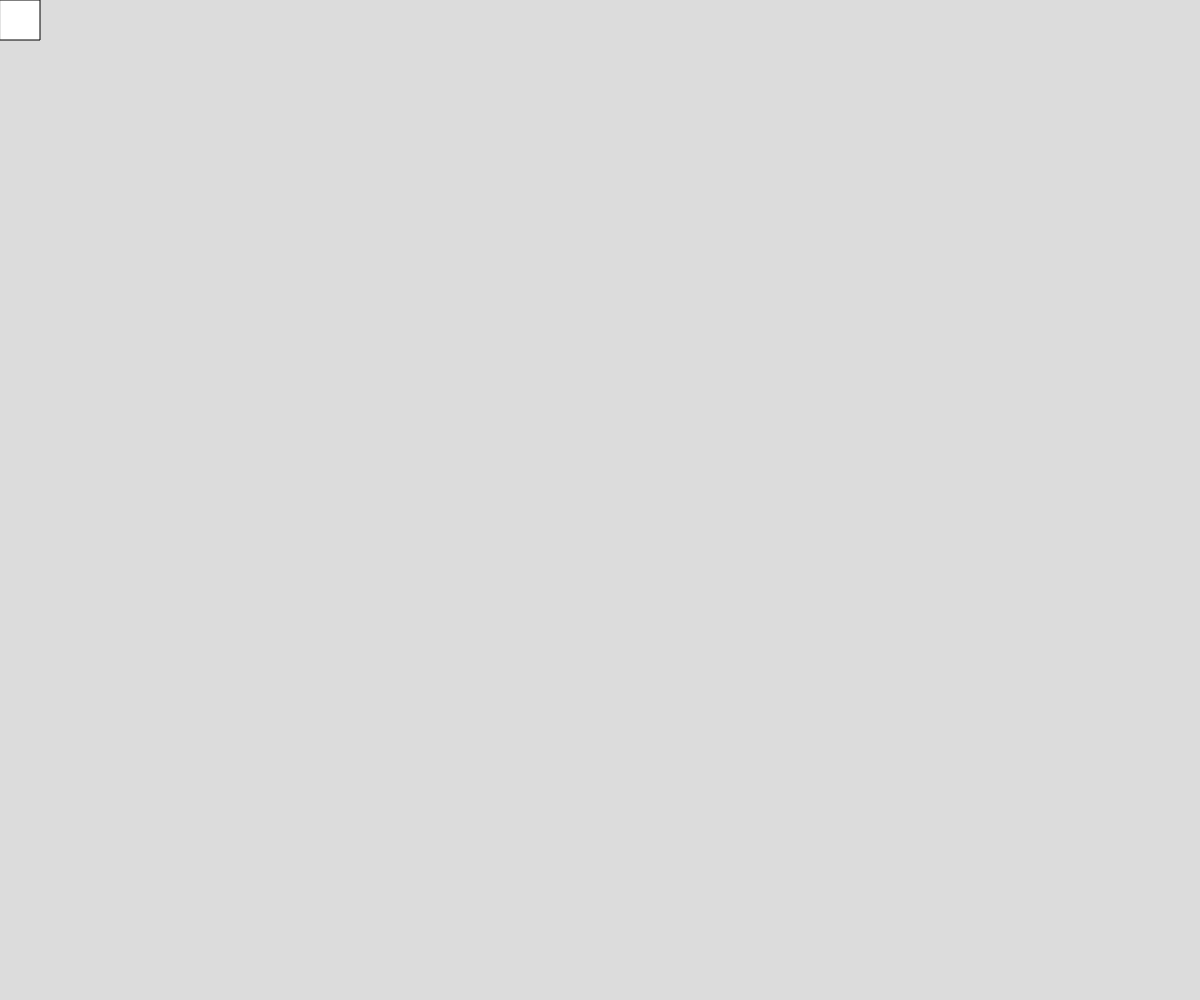
Frame 1 (no input)
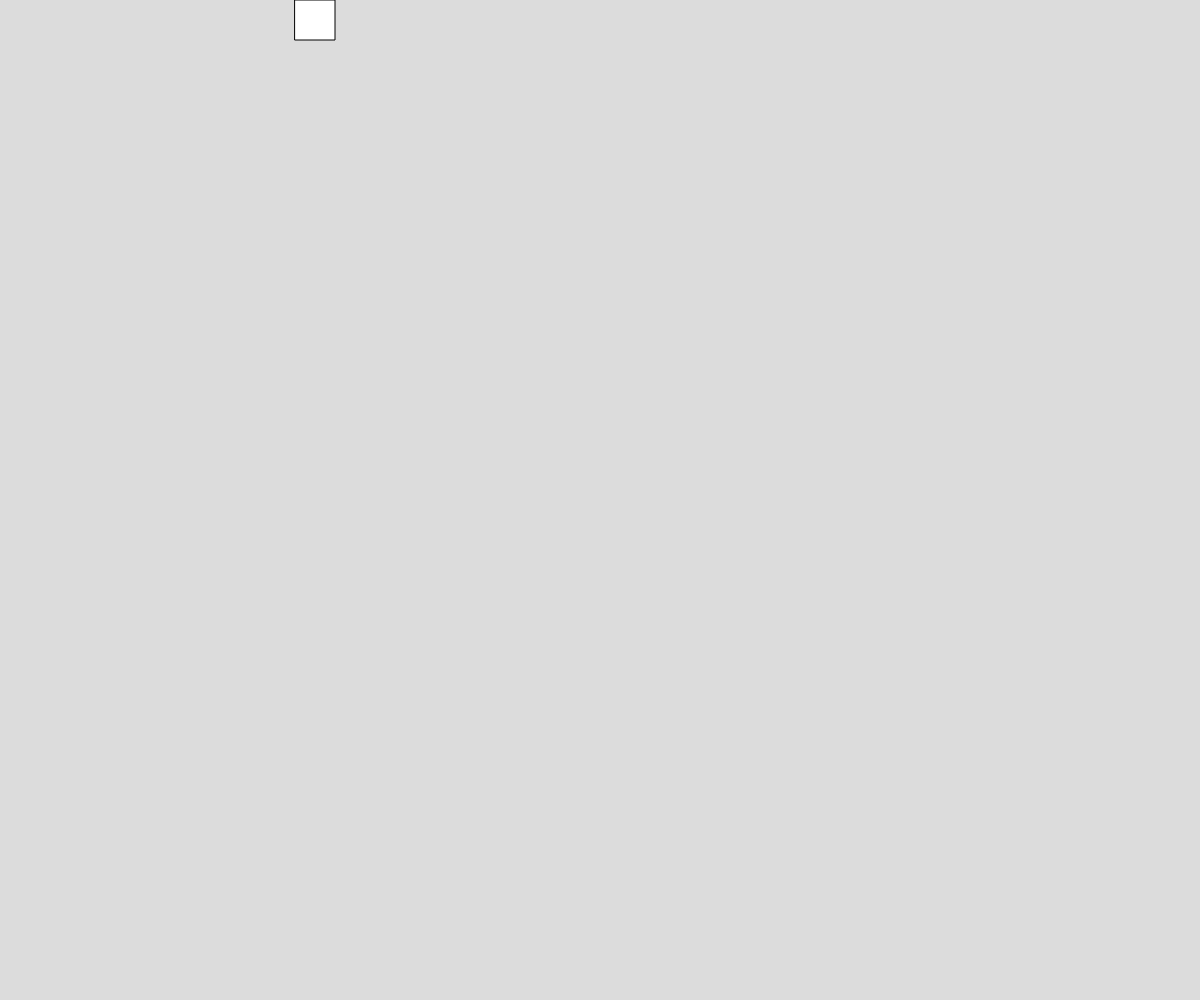
Frame 60 (no input)
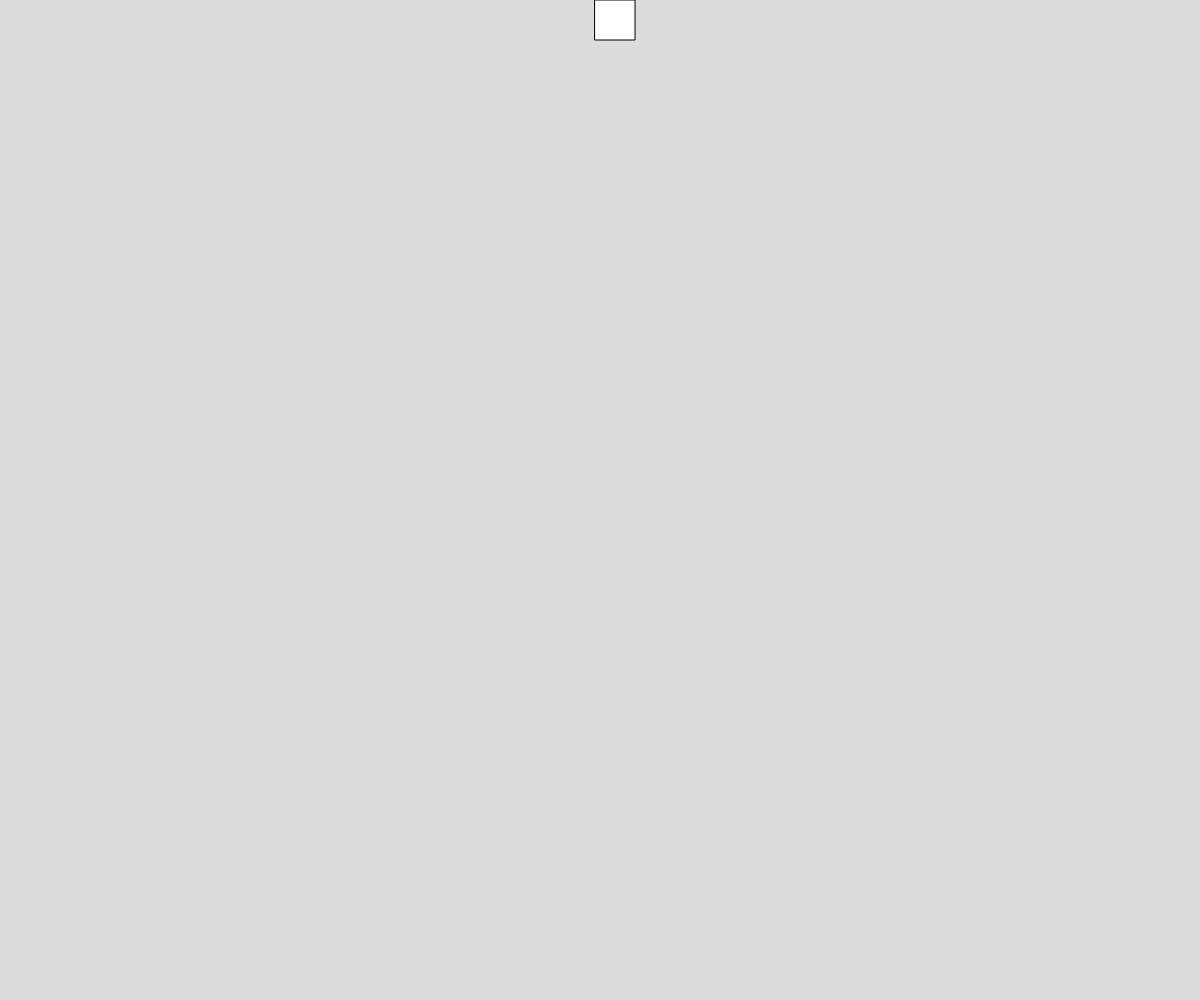
Frame 120 (the mouse pressed at the canvas centre since frame 60)

The p5.js sketch that drew these frames (run headless with seeded random() and noise() and a simulated clock; from frame 60 on, the mouse is pressed at the canvas centre):

// p5.js sketch
// ── sketch.js
// Project Title
// Your Name
// Date
//
// Extra for Experts:
// - describe what you did to take this project "above and beyond"

let x = 0;
let y = 0;
let state = 0;




function setup() {
  createCanvas(windowWidth, windowHeight);
}


function move(){
  if(x < windowWidth-40){
    x+=5;
  }
  else if(y < windowHeight-40){
    y+=5;
  }
  else move2();
}
function move2(){
  if(x > 40){
    x-= 5;
  }
  else if(y > 40){
    y-= 5;
  }
}



function draw() {
  background(220);
  rect(x,y,40,40);
  move();
  
}
